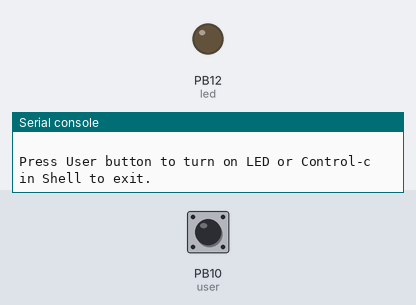
Simulated run of this program. Board: pyboard running MicroPython. On the bench: output pins drawn as LEDs (lit = HIGH), the last lines printed to the serial console. Dashed ring = blinking. The test bench sets the inputs (shaded band); at power-on: PB10 (user) HIGH.

Above: at 1.2 s.
1.3 s: PB10 (user) pulled LOW for 3.2 s
At 1.9 s:
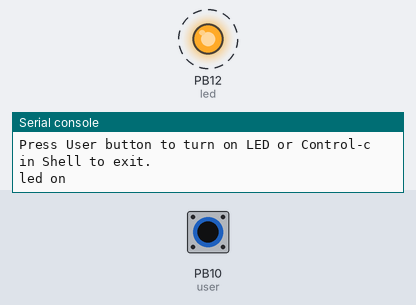
Timing chart, 0 to 5.5 s (numbered marks = the images above; inputs shaded):
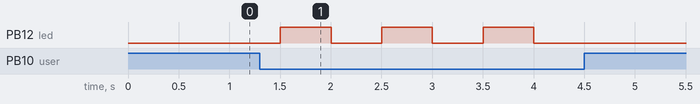

Measured:
- after the input at 1.3 s, PB12 (led): alternates HIGH for 0.50 s and LOW for 0.50 s, 6 changes in all, then stays LOW, starting after 0.20 s

The program:

pyb_led_pb12.py
```python
# (licence header left out)
from pyb import Pin
import time

# location of LED
USER_LED_PIN = 'PB12'
# A button connected to pin PB10
USER_BUTTON_PIN = 'PB10'

# Define digital output of builtin LED.
led = Pin(USER_LED_PIN, mode=Pin.OUT)
#user button pulled up to VCC with a resistor
user = Pin(USER_BUTTON_PIN, Pin.IN, Pin.PULL_UP)

done = False

try:
    print("----------------")
    print("Program started.")
    print("* Using User LED at {}.".format(led))
    print("* User Button defined at {}.".format(USER_BUTTON_PIN))
    print("\n")
    print("Press User button to turn on LED or Control-c in Shell to exit.")
    done = False
    while not done:
        user_btn = user.value()
        if user_btn == 0:
            led.on()
            print("led on")
            time.sleep(0.5)
            print("turning led off")
        led.off()
        time.sleep(0.5)
except KeyboardInterrupt:
    done = True
    print('Interrupted by Control-c.')
finally:
    led.off()
    print('Finished.')	
```
